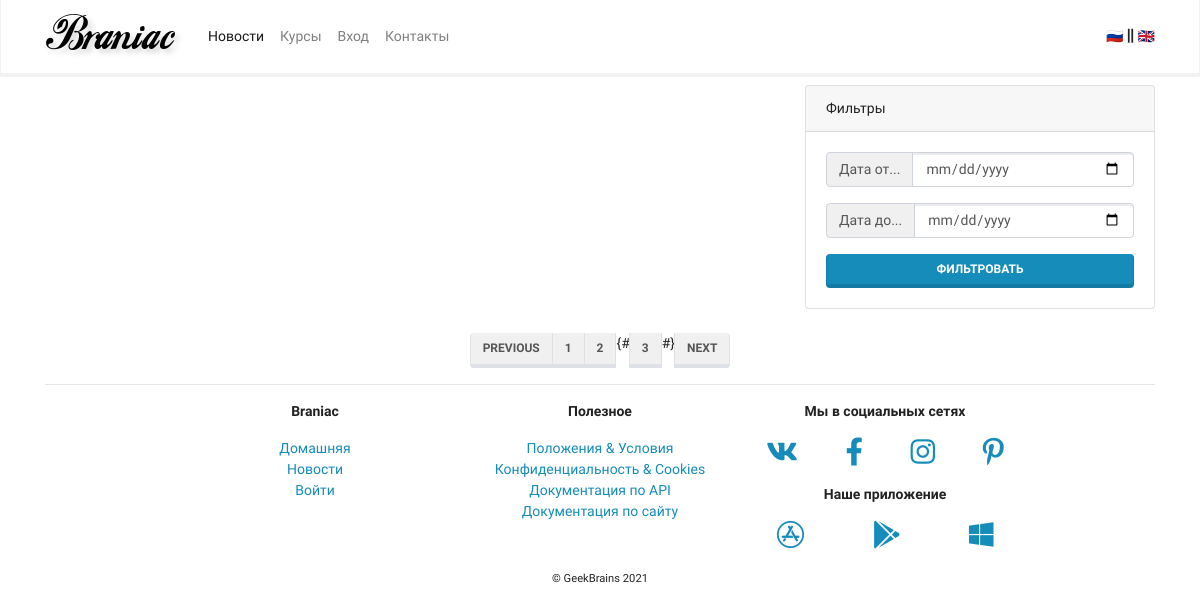
The page /mainapp/news/ on the database as committed earlier.
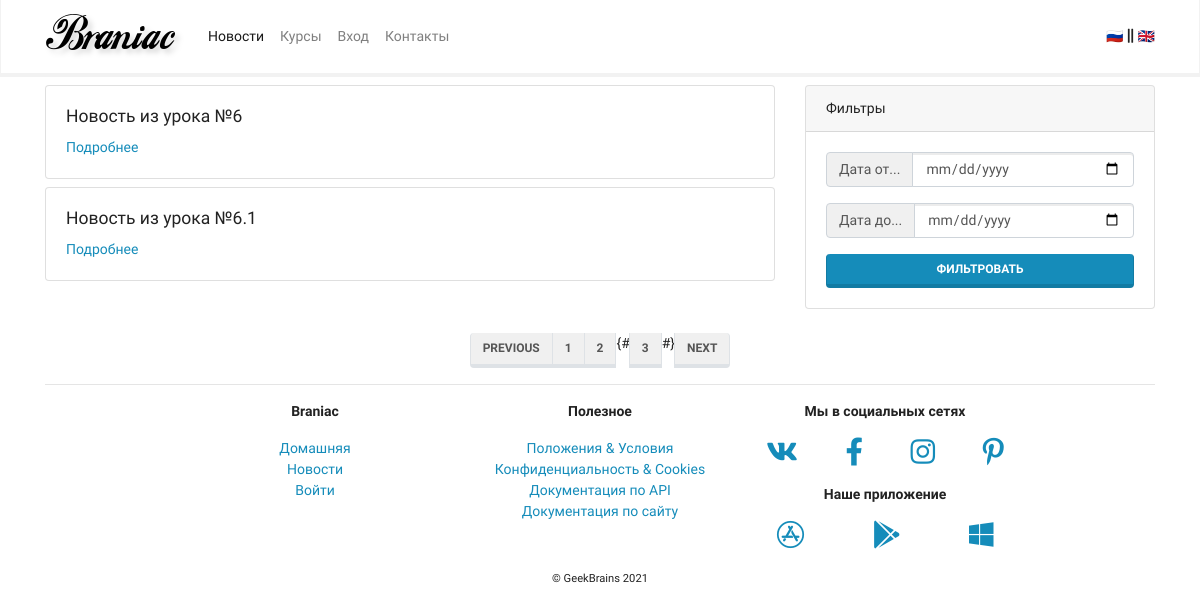
The same page on the database as committed later.
### mainapp/models.py (models this page shows, shortened)
class BaseModel(models.Model):
    created_at = models.DateTimeField(auto_now_add=True, verbose_name='Дата создания')
    update_at = models.DateTimeField(auto_now=True, verbose_name='Дата последнего изменения')
    deleted = models.BooleanField(default=False, verbose_name='Удалён')
    class Meta:
        abstract = True
        ordering = ('-created_at',)

class News(BaseModel):
    title = models.CharField(max_length=256, verbose_name='Заголовок')
    preamble = models.CharField(max_length=512, verbose_name='Вступление')
    body = models.TextField(verbose_name='Содержание')
    body_as_markdown = models.BooleanField(default=False, verbose_name='Разметка в формате Markdown')
    class Meta:
        verbose_name = 'новость'
        verbose_name_plural = 'новости'

### mainapp/views.py (the view)
# urls.py: path('news/', views.NewsListView.as_view(), name='news'),
class NewsListView(ListView):
    model = News
    paginate_by = 5
    def get_queryset(self):
        return super().get_queryset().filter(deleted=False)

### mainapp/templates/mainapp/news_list.html (shortened to what this page needs)
{% extends 'mainapp/base.html' %}
{% block content %}
<div class="row">
    <div class="col-lg-8">
        {% for item in object_list %}
        <div class="card my-2">
            <div class="card-body">
                <h5 class="card-title">{{ item.title }}</h5>
                <div class="row">
                    <div class="col">
                        <a href="{% url 'mainapp:news_detail' pk=item.pk %}"
                           class="card-link">Подробнее</a>
                    </div>
                </div>
            </div>
        </div>
        {% endfor %}
    </div>
    <div class="col-lg-4">
        <div class="card my-2 sticky-top">
            <div class="card-header">
                Фильтры
            </div>
            <div class="card-body">
                <form action="">
                    <div class="input-group mb-3">
                        <div class="input-group-prepend">
                            <span class="input-group-text" id="basic-addon1">Дата от...</span>
                        </div>
                        <input type="date" class="form-control" name="dateFrom">
                    </div>
                    <div class="input-group mb-3">
                        <div class="input-group-prepend">
                            <span class="input-group-text" id="basic-addon1">Дата до...</span>
                        </div>
                        <input type="date" class="form-control" name="dateTo">
                    </div>
                    <button type="submit"
                            class="btn btn-primary btn-block">Фильтровать
                    </button>
                </form>
            </div>
        </div>
    </div>
</div>
<div class="row justify-content-center align-items-center mt-3 mb-n3">
    <nav aria-label="Page navigation example">
        <ul class="pagination">
            <li class="page-item"><a class="page-link" href="#">Previous</a></li>
            <li class="page-item"><a class="page-link" href="#">1</a></li>
            <li class="page-item"><a class="page-link" href="#">2</a></li>
            {#
            <li class="page-item"><a class="page-link" href="#">3</a></li>
            #}
            <li class="page-item"><a class="page-link" href="#">Next</a></li>
        </ul>
    </nav>
</div>
{% endblock content %}

Rows that differ between the two databases and show on the page:
added News: title "Новость из урока №6"
added News: title "Новость из урока №6.1"
